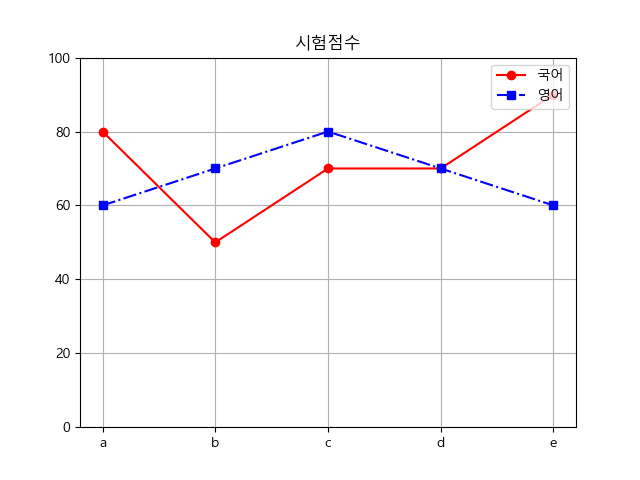

Here is the Python script that generated this plot:
# 시각화: 많은 양의 데이터를 효율적으로 봄으로해서 인사이트를 정확하게 얻어 낼 수 있다...

import numpy as np
import matplotlib.pyplot as plt
plt.rc('font',family='malgun gothic')        # 한글 깨짐 방지
plt.rcParams['axes.unicode_minus'] = False   # (-) 마이너스 깨짐 방지

x = ["서울","인천","수원"]   # set X
y = [5, 3, 7]

# plt.plot(y)
# plt.xlim([-1,3])   # x 축 범위 주기/ 축 경계값 지정
# plt.ylim([0,10])   # y 축 범위 주기/ 
# plt.yticks(list(range(0,11,3)))
# plt.plot(x,y)
# plt.show()   # plot을 열때는 show

# data = np.arange(1,11,2)
# print(data)
# plt.plot(data)
# x=[0,1,2,3,4]
# for a,b in zip(x,data):
#     plt.text(a,b,str(b))
# plt.show()

# sin 곡선
# x = np.arange(10)
# y = np.sin(x)
# print(x, y)
#plt.plot(x,y)
# plt.plot(x,y,'bo')  # 스타일 변경
# plt.plot(x,y,'r+')
# plt.plot(x,y, 'go--', linewidth = 2, markersize=12)  # green 에 / lw=2, marker='o', c='g'
# plt.show()

# hold
x = np.arange(0, np.pi * 3, 0.1)
y_sin = np.sin(x)
y_cos = np.cos(x)
#
# plt.figure(figsize=(10,5))
# plt.plot(x,y_sin, 'r')
# plt.scatter(x,y_cos)
# plt.xlabel('x축')
# plt.ylabel('y축')
# plt.legend(['sine','cosine'])
# plt.show()

# subplot
plt.subplot(2,1,1)
plt.plot(x,y_sin, 'r')
plt.title('사인 그래프')
plt.subplot(2,1,2)
plt.scatter(x,y_cos)
plt.title('코사인 그래프')
plt.show()

# 꺽은 선 그래프
irum = ['a','b','c','d','e']
kor = [80, 50, 70, 70, 90]
eng = [60, 70, 80, 70, 60]
plt.plot(irum,kor,'ro-')
plt.plot(irum,eng,'bs-.')
plt.title('시험점수')
plt.ylim([0,100])
plt.legend(['국어','영어'],loc = 1)
plt.grid(True)

fig = plt.gcf()  # 그래프를 이미지로 저장
plt.show()
fig.savefig('plot1.png')

from matplotlib.pyplot import imread
img = imread('plot1.png')
plt.imshow(img)
plt.show()





